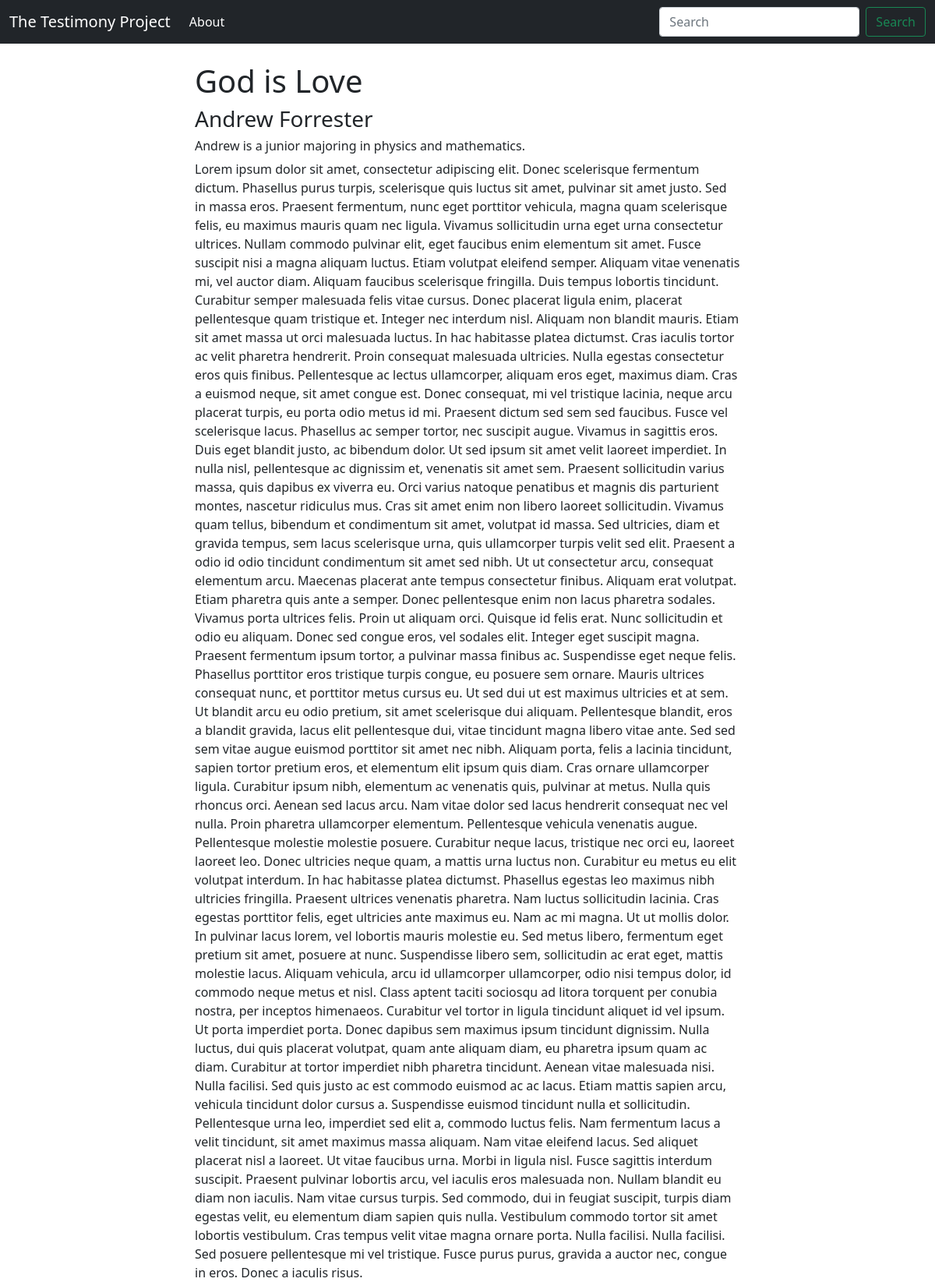
Screenshot of /andrewforrester/ with the database file from the repository.
### home/models.py (models this page shows, shortened)
class Article(models.Model):
    author = models.ForeignKey(Author, on_delete=models.CASCADE)
    title = models.CharField(max_length=200)
    date = models.DateField(default=datetime.date.today)
    text = models.TextField()

class Author(models.Model):
    first_name = models.CharField(max_length=100)
    last_name = models.CharField(max_length=100)
    year = models.CharField(max_length=10)
    majors = models.CharField(max_length=100)
    def __str__(self):
        return self.first_name + " " + self.last_name

### home/views.py (the view)
# urls.py: path('<name>/', views.article, name='article'),
def article(request,name):
    for a in Article.objects.all():
        if a.author.first_name.lower() + a.author.last_name.lower() == name:
            article = a
            break
    context = {
        "article":article
    }
    return render(request,'home/article.html',context)

### home/templates/home/article.html
{% extends 'home/base.html' %}
{% block maincontent %}
  <div class="col restricted">
    <h1>{{article.title}}</h1>
    <h3>{{article.author}}</h3>
    <h6>{{article.author.first_name}} is a {{article.author.year.lower}} majoring in {{article.author.majors.lower}}.</h6>
    {{article.text}}
  </div>
{% endblock %}

### home/templates/home/base.html (shortened to what this page needs)
<!doctype html>
<html lang="en">
  <head>
    <link href="https://cdn.jsdelivr.net/npm/bootstrap@5.0.0-beta3/dist/css/bootstrap.min.css" rel="stylesheet">
  </head>
  <body>
    <nav class="navbar navbar-expand-lg navbar-dark bg-dark">
      <div class="container-fluid">
        <a class="navbar-brand" href="/">The Testimony Project</a>
        <div class="collapse navbar-collapse" id="navbarSupportedContent">
          <ul class="navbar-nav me-auto mb-2 mb-lg-0">
            <li class="nav-item">
              <a class="nav-link active" aria-current="page" href="/about/">About</a>
            </li>
          </ul>
          <form class="d-flex">
            <input class="form-control me-2" type="search" placeholder="Search" aria-label="Search">
            <button class="btn btn-outline-success" type="submit">Search</button>
          </form>
        </div>
      </div>
    </nav>
    <div class="container-fluid pt-4 px-5">
      {% block maincontent %}
      {% endblock %}
    </div>
  </body>
</html>

### home/templates/home/base.html (style rules this page uses)
.restricted { max-width: 700px; margin-left: auto; margin-right: auto; }

### rows the page displays
Article: title "God is Love", author "Andrew Forrester", author.first_name "Andrew", author.year "junior", author.majors "physics and mathematics", text "Lorem ipsum dolor sit amet, consectetur adipiscing elit. Donec scelerisque fermentum dictum. Phasellus purus turpis, scelerisque quis luctus sit amet, pulvinar sit amet justo. Sed in massa eros. Praesent fermentum, nunc eget porttitor vehicula, magna quam scelerisque felis, eu maximus mauris quam nec ligula. Vivamus sollicitudin urna eget urna consectetur ultrices. Nullam commodo pulvinar elit, eget faucibus enim elementum sit amet. Fusce suscipit nisi a magna aliquam luctus. Etiam volutpat eleifend semper. Aliquam vitae venenatis mi, vel auctor diam. Aliquam faucibus scelerisque fringilla. Duis tempus lobortis tincidunt. Curabitur semper malesuada felis vitae cursus. Donec placerat ligula…"
